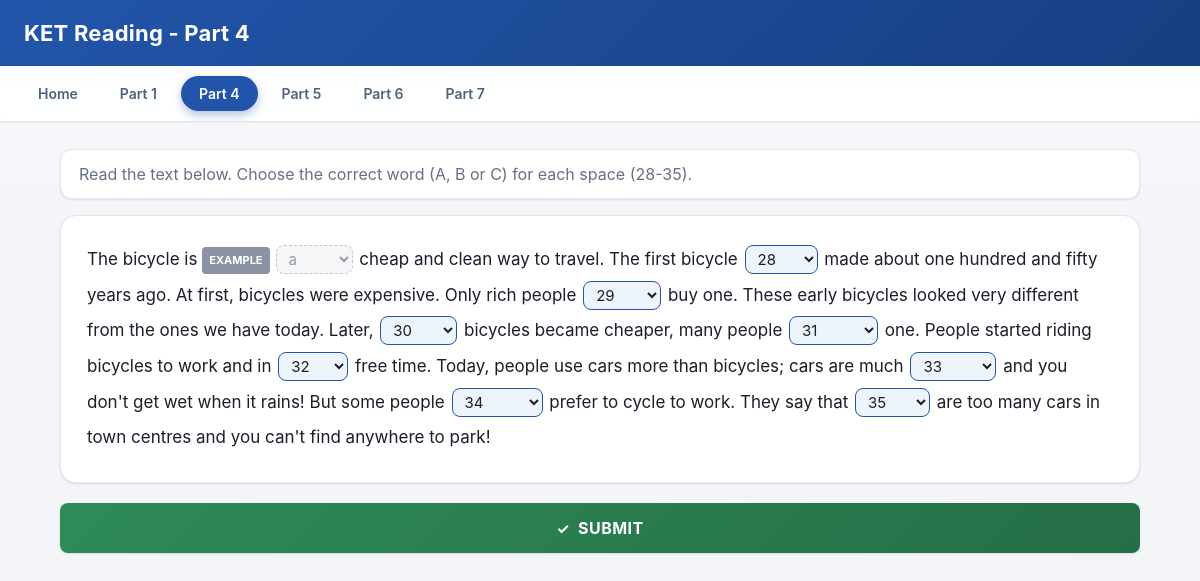
Page /index.php?controller=part4&action=index&id=1 on the committed database.
### tables this page shows
CREATE TABLE ket_cloze_questions (
    id INT PRIMARY KEY AUTO_INCREMENT,
    test_id INT NOT NULL,
    question_number INT NOT NULL,
    option_a VARCHAR(255) NOT NULL,
    option_b VARCHAR(255) NOT NULL,
    option_c VARCHAR(255) NOT NULL,
    correct_answer CHAR(1) NOT NULL,
    is_example TINYINT(1) NOT NULL DEFAULT 0,
    CONSTRAINT fk_cloze_questions_test
        FOREIGN KEY (test_id) REFERENCES ket_cloze_tests(id)
        ON DELETE CASCADE
);

### app/models/ClozeQuestion.php (called while the page is built, shortened)
<?php
class ClozeQuestion
{
    private PDO $pdo;
    public function __construct(PDO $pdo)
    {
        $this->pdo = $pdo;
    }
    public function getQuestionsByTestId(int $testId): array
    {
        $stmt = $this->pdo->prepare(
            'SELECT * FROM ket_cloze_questions WHERE test_id = ? ORDER BY question_number'
        );
        $stmt->execute([$testId]);
        return $stmt->fetchAll();
    }
}

### public/index.php (called while the page is built, shortened)
<?php
require_once __DIR__ . '/../config/database.php';
require_once __DIR__ . '/../app/models/ClozeQuestion.php';
require_once __DIR__ . '/../app/controllers/Part4Controller.php';
$controllerName = $_GET['controller'] ?? 'home';
$actionName = $_GET['action'] ?? 'index';
switch ($controllerName) {
    case 'part4':
        $controller = new Part4Controller($pdo);
        break;
}
$controller->$actionName();

### app/controllers/Part4Controller.php (the view, shortened to what this page needs)
<?php
class Part4Controller extends Controller
{
    private ClozeQuestion $clozeModel;
    public function __construct(private PDO $pdo)
    {
        $this->clozeModel = new ClozeQuestion($pdo);
    }
    public function index(): void
    {
        $testId = isset($_GET['id']) ? (int) $_GET['id'] : 0;
        $test = $testId > 0 ? $this->clozeModel->getTestById($testId) : null;
        $questionRows = $this->clozeModel->getQuestionsByTestId($testId);
        $questions = array_map(static function (array $q): array {
            $isExample = (int) $q['is_example'] === 1;
            return [
                'question_number' => (int) $q['question_number'],
                'option_a'        => $q['option_a'],
                'option_b'        => $q['option_b'],
                'option_c'        => $q['option_c'],
                'is_example'      => $isExample,
                'correct_answer'  => $isExample ? $q['correct_answer'] : null,
            ];
        }, $questionRows);
        $passageHtml = $this->buildPassageHtml($test['passage_html'], $questions);
    }
    private function buildPassageHtml(string $rawPassage, array $questions): string
    {
        $questionsByNumber = [];
        foreach ($questions as $question) {
            $questionsByNumber[$question['question_number']] = $question;
        }
        $escapedPassage = htmlspecialchars($rawPassage, ENT_QUOTES, 'UTF-8');
        return preg_replace_callback(
            '/\{\{(\d+)\}\}/',
            function (array $matches) use ($questionsByNumber): string {
                $number = (int) $matches[1];
                if (!isset($questionsByNumber[$number])) {
                    return $matches[0];
                }
                return $this->renderInlineSelect($questionsByNumber[$number]);
            },
            $escapedPassage
        );
    }
    private function renderInlineSelect(array $question): string
    {
        $letters = [
            'A' => $question['option_a'],
            'B' => $question['option_b'],
            'C' => $question['option_c'],
        ];
        if ($question['is_example']) {
            $optionsHtml = '';
            foreach ($letters as $letter => $text) {
                $selected = $letter === $question['correct_answer'] ? ' selected' : '';
                $optionsHtml .= '<option value="' . $letter . '"' . $selected . '>' . htmlspecialchars($text) . '</option>';
            }
            return '<span class="cloze-example-badge">EXAMPLE</span>'
                . '<select class="cloze-select cloze-example" disabled>' . $optionsHtml . '</select>';
        }
        $number = $question['question_number'];
        $optionsHtml = '<option value="">' . $number . '</option>';
        foreach ($letters as $letter => $text) {
            $optionsHtml .= '<option value="' . $letter . '">' . htmlspecialchars($text) . '</option>';
        }
        return '<select name="answers[' . $number . ']" class="cloze-select" data-question="' . $number . '">'
            . $optionsHtml . '</select>';
    }
}

### public/css/style.css (style rules this page uses)
:root { --color-primary: #2255aa; --color-primary-dark: #163f82; --color-primary-light: #eef4fc; --color-success: #2e8b57; --color-success-dark: #256e46; --color-danger: #c0392b; --color-danger-dark: #a5301f; --color-admin: #c98a1e; --color-admin-dark: #a3700f; --color-text: #1a1f2b; --color-text-muted: #667085; --color-border: #e3e7ee; --color-bg: #f3f5f9; --color-surface: #ffffff; --radius-sm: 8px; --radius-md: 12px; --radius-lg: 16px; --radius-pill: 999px; --shadow-sm: 0 1px 2px rgba(16, 24, 40, 0.06), 0 1px 3px rgba(16, 24, 40, 0.06); --shadow-md: 0 6px 16px rgba(16, 24, 40, 0.08); --shadow-lg: 0 16px 32px rgba(16, 24, 40, 0.14); --transition-fast: 0.15s ease; }
* { box-sizing: border-box; }
body { margin: 0; font-family: -apple-system, BlinkMacSystemFont, "Segoe UI", Roboto, Helvetica, Arial, sans-serif; background: linear-gradient(180deg, #f7f9fc 0%, var(--color-bg) 240px); color: var(--color-text); -webkit-font-smoothing: antialiased; }
.cloze-select { font-family: inherit; font-size: 15px; padding: 3px 8px; margin: 0 2px; border: 1px solid var(--color-primary); border-radius: var(--radius-sm); background: var(--color-primary-light); color: var(--color-text); transition: box-shadow var(--transition-fast); }
.cloze-select.cloze-example { border: 1px dashed #aab0bb; background: #f2f3f6; color: #6b7280; }
.cloze-example-badge { display: inline-block; font-size: 11px; font-weight: 700; color: #ffffff; background: #8a92a3; padding: 2px 7px; border-radius: 4px; margin-right: 4px; vertical-align: middle; }

### rows in the picture
ket_cloze_questions: option_c "a"
ket_cloze_questions: question_number "28"
ket_cloze_questions: question_number "29"
ket_cloze_questions: question_number "30"
ket_cloze_questions: question_number "31"
ket_cloze_questions: question_number "32"
ket_cloze_questions: question_number "33"
ket_cloze_questions: question_number "34"
ket_cloze_questions: question_number "35"

### other values in the picture
$tab['label'] "Home"
$tab['label'] "Part 1"
$tab['label'] "Part 4"
$tab['label'] "Part 5"
$tab['label'] "Part 6"
$tab['label'] "Part 7"
